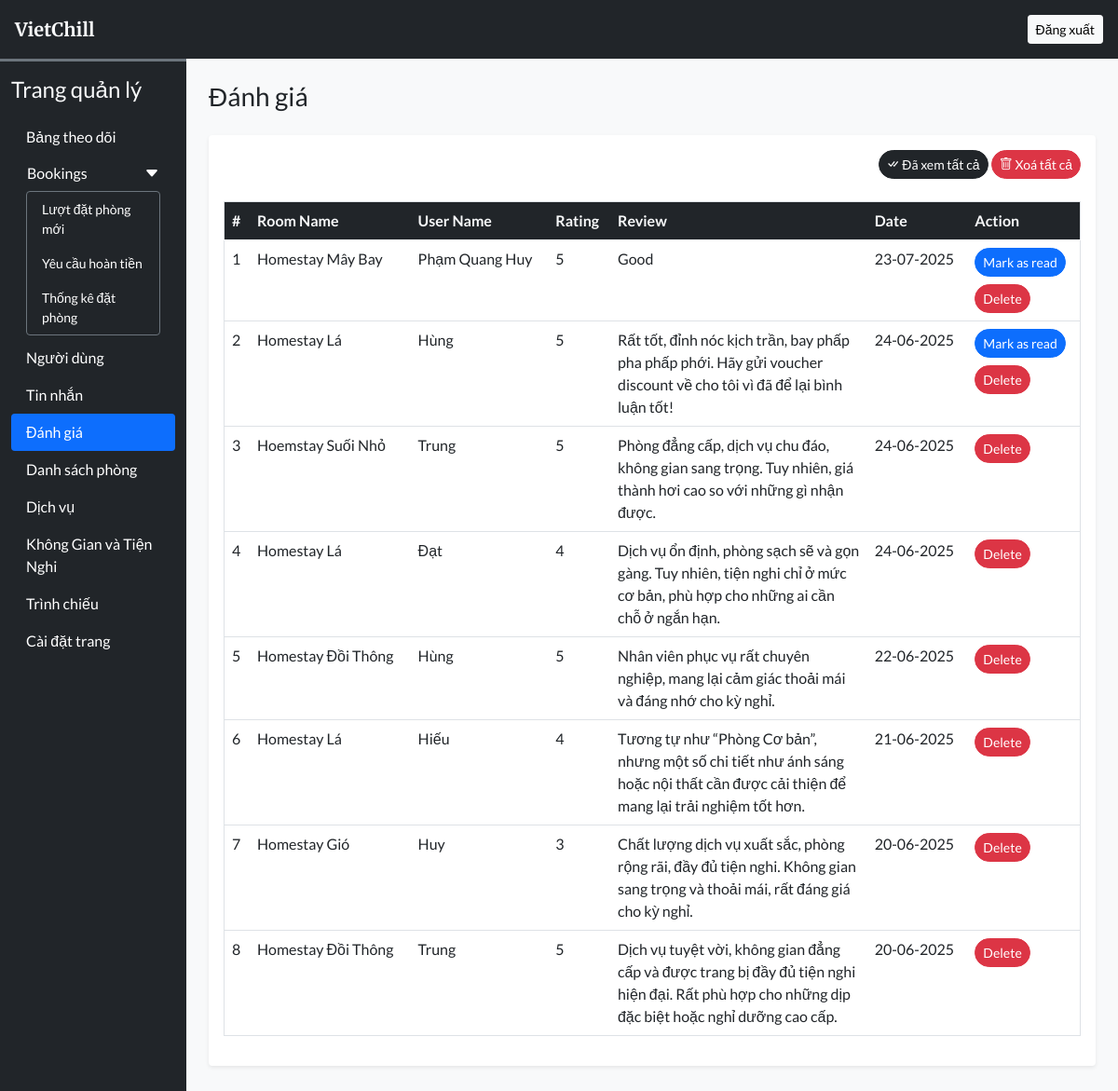
The page /admin/rate_review.php (signed in) on the database its author committed.
### tables this page shows
CREATE TABLE `rating_review` (
  `sr_no` int(11) NOT NULL,
  `booking_id` int(11) NOT NULL,
  `room_id` int(11) NOT NULL,
  `user_id` int(11) NOT NULL,
  `rating` int(11) NOT NULL,
  `review` varchar(200) NOT NULL,
  `seen` int(11) NOT NULL DEFAULT 0,
  `datentime` datetime NOT NULL DEFAULT current_timestamp()
);

CREATE TABLE `rooms` (
  `id` int(11) NOT NULL,
  `name` varchar(150) NOT NULL,
  `area` int(11) NOT NULL,
  `price` int(11) NOT NULL,
  `quantity` int(11) NOT NULL,
  `adult` int(11) NOT NULL,
  `children` int(11) NOT NULL,
  `description` varchar(350) NOT NULL,
  `status` tinyint(4) NOT NULL DEFAULT 1,
  `removed` int(11) NOT NULL DEFAULT 0
);

CREATE TABLE `user_cred` (
  `id` int(11) NOT NULL,
  `name` varchar(100) NOT NULL,
  `email` varchar(150) NOT NULL,
  `address` varchar(120) NOT NULL,
  `phonenum` varchar(100) NOT NULL,
  `pincode` int(11) NOT NULL,
  `dob` date NOT NULL,
  `profile` varchar(100) NOT NULL DEFAULT 'chill-guy.png',
  `password` varchar(200) NOT NULL,
  `is_verified` int(11) NOT NULL DEFAULT 0,
  `token` varchar(200) DEFAULT NULL,
  `t_expire` date DEFAULT NULL,
  `status` int(11) NOT NULL DEFAULT 1,
  `datentime` datetime NOT NULL DEFAULT current_timestamp()
);

### admin/rate_review.php (the view, shortened to what this page needs)
<!DOCTYPE html>
<html lang="en">
<head>
  <?php require('inc/links.php'); ?>
</head>
<body class="bg-light">
  <?php require('inc/header.php'); ?>
  <div class="container-fluid" id="main-content">
    <div class="row">
      <div class="col-lg-10 ms-auto p-4 overflow-hidden">
        <h3 class="mb-4">Đánh giá</h3>
        <div class="card border-0 shadow-sm mb-4">
          <div class="card-body">
            <div class="text-end mb-4">
              <a href="?seen=all" class="btn btn-dark rounded-pill shadow-none btn-sm">
                <i class="bi bi-check-all"></i> Đã xem tất cả
              </a>
              <a href="?del=all" class="btn btn-danger rounded-pill shadow-none btn-sm">
                <i class="bi bi-trash"></i> Xoá tất cả
              </a>
            </div>
            <div class="table-responsive-md">
              <table class="table table-hover border">
                <thead>
                  <tr class="bg-dark text-light">
                    <th scope="col">#</th>
                    <th scope="col">Room Name</th>
                    <th scope="col">User Name</th>
                    <th scope="col">Rating</th>
                    <th scope="col" width="30%">Review</th>
                    <th scope="col">Date</th>
                    <th scope="col">Action</th>
                  </tr>
                </thead>
                <tbody>
                  <?php
                    $q = "SELECT rr.*,uc.name AS uname, r.name AS rname FROM `rating_review` rr
                      INNER JOIN `user_cred` uc ON rr.user_id = uc.id
                      INNER JOIN `rooms` r ON rr.room_id = r.id
                      ORDER BY `sr_no` DESC";
                    $data = mysqli_query($con,$q);
                    $i=1;
                    while($row = mysqli_fetch_assoc($data))
                    {
                      $date = date('d-m-Y',strtotime($row['datentime']));
                      $seen='';
                      if($row['seen']!=1){
                        $seen = "<a href='?seen=$row[sr_no]' class='btn btn-sm rounded-pill btn-primary mb-2'>Mark as read</a> <br>";
                      }
                      $seen.="<a href='?del=$row[sr_no]' class='btn btn-sm rounded-pill btn-danger'>Delete</a>";
                      echo<<<query
                        <tr>
                          <td>$i</td>
                          <td>$row[rname]</td>
                          <td>$row[uname]</td>
                          <td>$row[rating]</td>
                          <td>$row[review]</td>
                          <td>$date</td>
                          <td>$seen</td>
                        </tr>
                      query;
                      $i++;
                    }
                  ?>
                </tbody>
              </table>
            </div>
          </div>
        </div>
      </div>
    </div>
  </div>
</body>
</html>

### admin/css/common.css (style rules this page uses)
:root { --teal: #2ec1ac; --teal_hover: #279e8c; }
* { font-family: 'Lato', sans-serif; }

### rows shown on the page
rating_review: room.name "Homestay Mây Bay", user.name "Phạm Quang Huy", rating "5", review "Good", datentime "23-07-2025"
rating_review: room.name "Homestay Lá", user.name "Hùng", rating "5", review "Rất tốt, đỉnh nóc kịch trần, bay phấp pha phấp phới. Hãy gửi voucher discount về cho tôi vì đã để lại bình luận tốt!", datentime "24-06-2025"
rating_review: room.name "Hoemstay Suối Nhỏ", user.name "Trung", rating "5", review "Phòng đẳng cấp, dịch vụ chu đáo, không gian sang trọng. Tuy nhiên, giá thành hơi cao so với những gì nhận được.", datentime "24-06-2025"
rating_review: room.name "Homestay Lá", user.name "Đạt", rating "4", review "Dịch vụ ổn định, phòng sạch sẽ và gọn gàng. Tuy nhiên, tiện nghi chỉ ở mức cơ bản, phù hợp cho những ai cần chỗ ở ngắn hạn.", datentime "24-06-2025"
rating_review: room.name "Homestay Đồi Thông", user.name "Hùng", rating "5", review "Nhân viên phục vụ rất chuyên nghiệp, mang lại cảm giác thoải mái và đáng nhớ cho kỳ nghỉ.", datentime "22-06-2025"
rating_review: room.name "Homestay Lá", user.name "Hiếu", rating "4", review "Tương tự như “Phòng Cơ bản”, nhưng một số chi tiết như ánh sáng hoặc nội thất cần được cải thiện để mang lại trải nghiệm tốt hơn.", datentime "21-06-2025"
rating_review: room.name "Homestay Gió", user.name "Huy", rating "3", review "Chất lượng dịch vụ xuất sắc, phòng rộng rãi, đầy đủ tiện nghi. Không gian sang trọng và thoải mái, rất đáng giá cho kỳ nghỉ.", datentime "20-06-2025"
rating_review: room.name "Homestay Đồi Thông", user.name "Trung", rating "5", review "Dịch vụ tuyệt vời, không gian đẳng cấp và được trang bị đầy đủ tiện nghi hiện đại. Rất phù hợp cho những dịp đặc biệt hoặc nghỉ dưỡng cao cấp.", datentime "20-06-2025"
